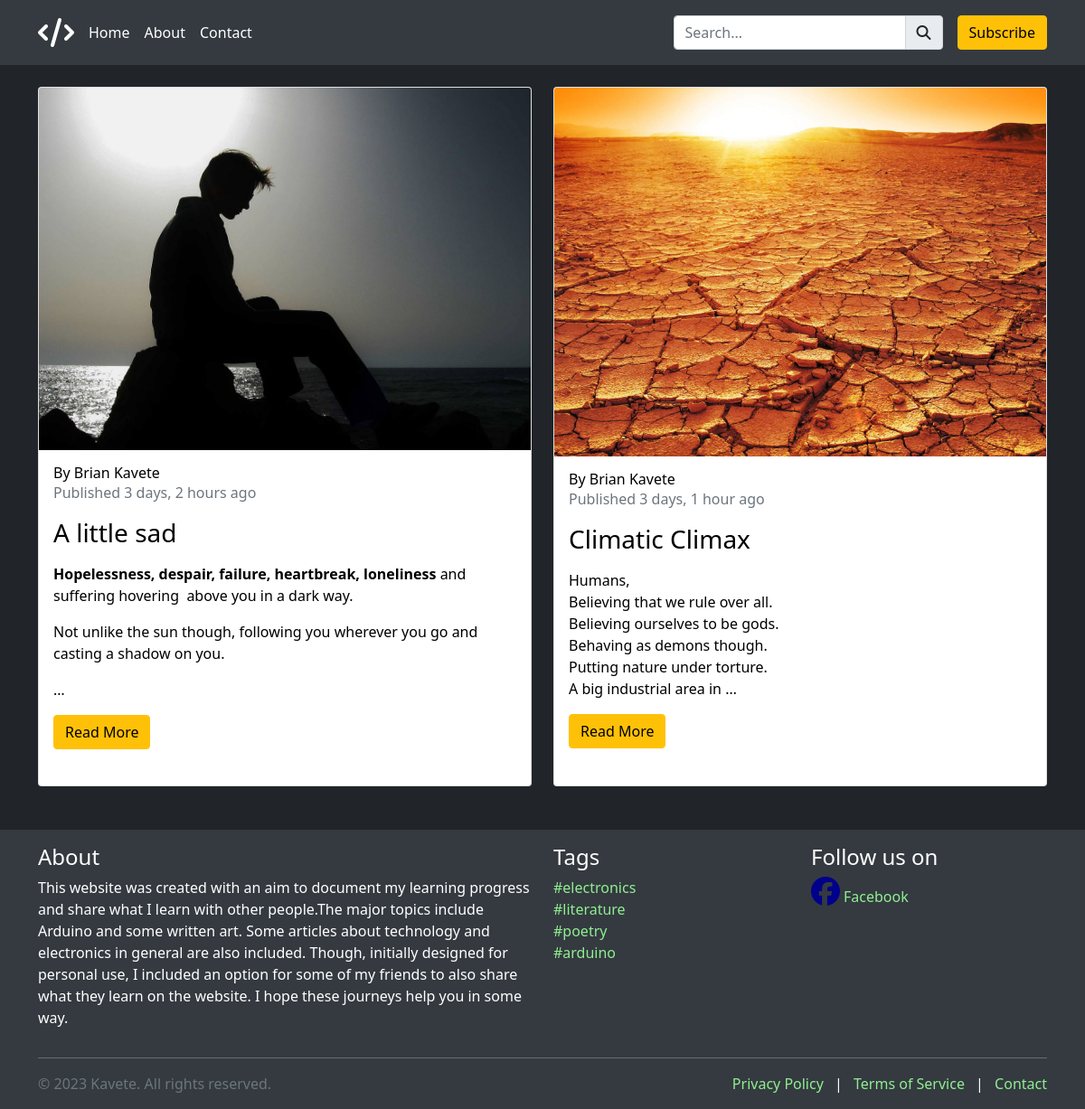
The page /tags/poetry on the database its author committed.
### main_blog/models.py (models this page shows, shortened)
class BlogPost(models.Model):
    title = models.CharField(max_length=50)
    date_published = models.DateTimeField(auto_now_add=True)
    date_updated = models.DateTimeField(auto_now=True)
    author = models.ForeignKey(
        User, on_delete=models.CASCADE, related_name="blog_posts"
    )
    prepopulated_fields = {"slug": ("firstname", "lastname")}
    preview_image = models.ImageField(
        upload_to=unique_image_name, null=True, blank=True
    )
    tags = models.ManyToManyField(to=Tag, related_name="posts", blank=True)
    slug = models.SlugField(default="", null=False, unique=True)
    content = RichTextUploadingField(null=False)

class Tag(models.Model):
    name = models.CharField(max_length=100, unique=True)
    slug = models.SlugField(default="", null=False)
    def __str__(self):
        return f"{self.name}"

### main_blog/views.py (the view)
# urls.py: path("tags/<slug:slug>", list_posts_by_tag, name="tag"),
def list_posts_by_tag(request, slug):
    tag = Tag.objects.get(slug=slug)
    posts = BlogPost.objects.filter(tags=tag)
    context = {"all_posts": posts}
    return render(request, "home.html", context)

### main_blog/forms.py
class SubscriberForm(forms.ModelForm):
    class Meta:
        model = Subscriber
        fields = ['email', 'name']
        widgets = {
            'email': forms.EmailInput(attrs={'class': 'form-control mb-3', 'placeholder': 'Your email'}),
            'name': forms.TextInput(attrs={'class': 'form-control mb-3', 'placeholder': 'Your name'}),
        }

### main_blog/context_processors.py (called while the page is built)
def get_all_tags(request):
    all_tags = Tag.objects.all().order_by("?")[:10]
    return {"all_tags": all_tags}

def subscription_form(request):
    form = SubscriberForm()
    return {'subscription_form': form}

### main_blog/templates/home.html (shortened to what this page needs)
{% extends 'layout/base.html' %}
{% load humanize %}
{% block content %}
    <div class="container mt-4 mb-4">
        <div class="row align-items-stretch">
            {% if all_posts %}
                {% for latest_post in all_posts %}
                    <div class="col-md-6 mb-4">
                        <div class="card mb-4 h-100">
                            {% if latest_post.preview_image %}
                                <img src="{{ latest_post.preview_image.url }}" alt="Blog Post Image" class="card-img-top">
                            {% endif %}
                            <div class="card-body">
                                <div class="d-flex align-items-center mb-3">
                                    <div>
                                        <h6 class="m-0 text-black">
                                            By {{ latest_post.author.first_name }} {{ latest_post.author.last_name }}</h6>
                                        <p class="text-muted m-0">Published {{ latest_post.date_published | naturaltime }}</p>
                                    </div>
                                </div>
                                <h3 class="card-title">{{ latest_post.title }}</h3>
                                <p class="card-text">
                                    {{ latest_post.content | truncatewords:30 | safe }}
                                </p>
                                <a href="/post/{{ latest_post.slug }}" class="btn btn-warning">Read More</a>
                            </div>
                        </div>
                    </div>
                {% endfor %}
                {% endif %}
        </div>
    </div>
{% endblock %}

### main_blog/templates/partials/footer.html
<footer class="p-3 footer">
    <div class="container">
        <div class="row">
            <div class="col-md-6">
                <h4 id="about">About</h4>
                <p>This website was created with an aim to document my learning progress and share what I learn with
                    other people.The major topics include Arduino and some written art. Some articles about technology
                    and electronics in general are also included.
                    Though, initially designed for personal use, I included an option for some of my friends to also
                    share what they learn on the website.
                    I hope these journeys help you in some way.</p>
            </div>
            <div class="col-md-3">
                <h4>Tags</h4>
                <ul class="list-unstyled">
                    {% for tag in all_tags %}
                            <li><a href="/tags/{{ tag }}">#{{ tag }}</a></li>
                    {% endfor %}
                </ul>
            </div>
            <div class="col-md-3">
                <h4>Follow us on</h4>
                <ul class="list-unstyled d-flex align-items-center">
                    <li class="align-items-center"><i class="fab fa-facebook me-1"></i><a href="#">Facebook</a></li>
                </ul>
            </div>
        </div>
        <hr>
        <div class="row">
            <div class="col-md-6">
                <span class="text-muted">©  {% now "Y" %} Kavete. All rights reserved.</span>
            </div>
            <div class="col-md-6 text-md-end">
                <ul class="list-inline mb-0">
                    <li class="list-inline-item"><a href="#">Privacy Policy</a></li>
                    <li class="list-inline-item">|</li>
                    <li class="list-inline-item"><a href="#">Terms of Service</a></li>
                    <li class="list-inline-item">|</li>
                    <li class="list-inline-item"><a href="#">Contact</a></li>
                </ul>
            </div>
        </div>
    </div>
</footer>

### static/css/main_styles.css (style rules this page uses)
body { background-color: #212529; color: #fff; }
.card { color: #000; }
.footer { background-color: #343a40; color: #fff; }
a { color: lightgreen; text-decoration: none; }
.fa-facebook { color: darkblue; font-size: 2em; }

### rows shown on the page
BlogPost: preview_image (picture), author.first_name "Brian", author.last_name "Kavete", date_published "3 days, 2 hours ago", title "A little sad", content "Hopelessness, despair, failure, heartbreak, loneliness and suffering hovering above you in a dark way. Not unlike the sun though, following you wherever you go and casting a shadow on you. …"
BlogPost: preview_image (picture), author.first_name "Brian", author.last_name "Kavete", date_published "3 days, 1 hour ago", title "Climatic Climax", content "Humans, Believing that we rule over all. Believing ourselves to be gods. Behaving as demons though. Putting nature under torture. A big industrial area in …"
Tag: name "electronics"
Tag: name "literature"
Tag: name "poetry"
Tag: name "arduino"
